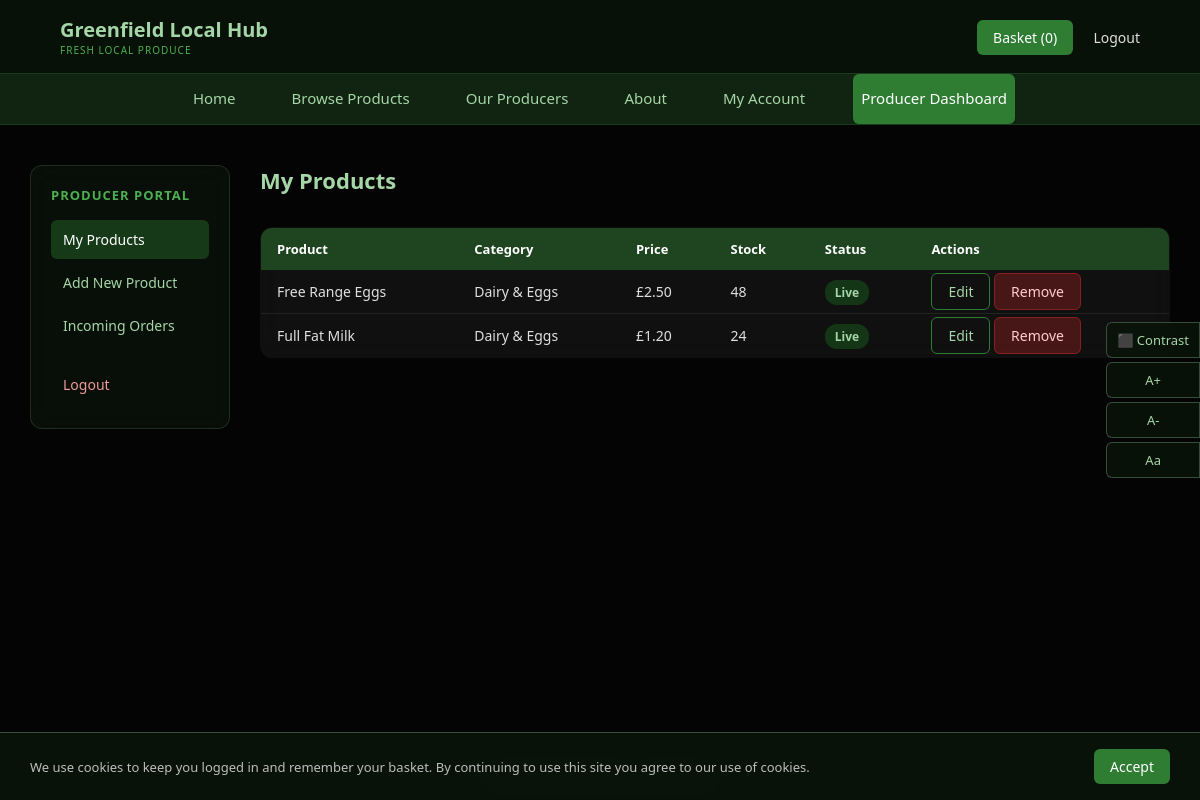
/producer/dashboard (signed in), run on the app's committed database.
### main.py (models this page shows)
class Product(db.Model):
    id = db.Column(db.Integer, primary_key=True)
    name = db.Column(db.String(100), nullable=False)
    description = db.Column(db.Text)
    price = db.Column(db.Float, nullable=False)
    stock = db.Column(db.Integer, default=0)
    category = db.Column(db.String(50))
    allergens = db.Column(db.String(200))  # Required by FSA regulations
    status = db.Column(db.String(20), default='pending')
    image = db.Column(db.String(200), nullable=True)  # Optional product image
    producer_id = db.Column(db.Integer, db.ForeignKey('producer.id'), nullable=False)

### main.py (the view)
@app.route('/producer/dashboard')
@login_required
def producer_dashboard():
    if current_user.role != 'producer':
        flash('Access denied.', 'danger')
        return redirect(url_for('index'))
    producer = Producer.query.filter_by(user_id=current_user.id).first()
    products = Product.query.filter_by(producer_id=producer.id).all() if producer else []
    orders = Order.query.filter_by(status='preparing').all()
    return render_template('producer_dashboard.html', products=products, orders=orders)

### main.py (called while the page is built)
@login_manager.user_loader
def load_user(user_id):
    return User.query.get(int(user_id))

### templates/producer_dashboard.html (shortened to what this page needs)
{% extends 'base.html' %}
{% block content %}
<div class="dashboard-layout">
    <aside class="dashboard-sidebar">
        <h3>Producer Portal</h3>
        <nav>
            <a href="#" class="sidebar-link active" onclick="showTab('products')">My Products</a>
            <a href="#" class="sidebar-link" onclick="showTab('add-product')">Add New Product</a>
            <a href="#" class="sidebar-link" onclick="showTab('orders')">Incoming Orders</a>
            <a href="{{ url_for('logout') }}" class="sidebar-link danger">Logout</a>
        </nav>
    </aside>
    <div class="dashboard-main">
        <section id="products" class="tab-section">
            <div class="dashboard-section-header">
                <h2>My Products</h2>
            </div>
            {% if products %}
                <table class="dashboard-table">
                    <thead>
                        <tr>
                            <th>Product</th>
                            <th>Category</th>
                            <th>Price</th>
                            <th>Stock</th>
                            <th>Status</th>
                            <th>Actions</th>
                        </tr>
                    </thead>
                    <tbody>
                        {% for product in products %}
                            <tr>
                                <td>{{ product.name }}</td>
                                <td>{{ product.category }}</td>
                                <td>£{{ "%.2f"|format(product.price) }}</td>
                                <td>{{ product.stock }}</td>
                                <td>
                                    <span class="status-badge status-{{ product.status }}">
                                        {{ product.status | capitalize }}
                                    </span>
                                </td>
                                <td>
                                    <a href="{{ url_for('edit_product', product_id=product.id) }}" class="btn-secondary">Edit</a>
                                    <a href="{{ url_for('delete_product', product_id=product.id) }}" class="btn-danger">Remove</a>
                                </td>
                            </tr>
                        {% endfor %}
                    </tbody>
                </table>
            {% else %}
                <p>You have no products listed yet.</p>
            {% endif %}
        </section>
    </div>
</div>
{% endblock %}

### templates/base.html (shortened to what this page needs)
<!DOCTYPE html>
<html lang="en">
<head>
    <link rel="stylesheet" href="{{ url_for('static', filename='style.css') }}">
</head>
<body>
    <header class="site-header">
        <div class="header-inner">
            <div class="logo">
                <a href="{{ url_for('index') }}">Greenfield Local Hub</a>
                <span class="logo-sub">FRESH LOCAL PRODUCE</span>
            </div>
            <div class="header-actions">
                {% if current_user.is_authenticated %}
                    <a href="{{ url_for('basket') }}" class="btn-primary">Basket ({{ session.get('basket', [])|length }})</a>
                    <a href="{{ url_for('logout') }}">Logout</a>
                {% else %}
                    <a href="{{ url_for('login') }}">Login</a>
                    <a href="{{ url_for('register') }}">Register</a>
                    <a href="{{ url_for('basket') }}" class="btn-primary">Basket ({{ session.get('basket', [])|length }})</a>
                {% endif %}
            </div>
        </div>
        <nav class="main-nav">
            <a href="{{ url_for('index') }}">Home</a>
            <a href="{{ url_for('products') }}">Browse Products</a>
            <a href="{{ url_for('our_producers') }}">Our Producers</a>
            <a href="{{ url_for('about') }}">About</a>
            {% if current_user.is_authenticated %}
                <a href="{{ url_for('account') }}">My Account</a>
                {% if current_user.role == 'producer' %}
                    <a href="{{ url_for('producer_dashboard') }}" class="btn-primary">Producer Dashboard</a>
                {% endif %}
            {% endif %}
        </nav>
    </header>
    <main class="main-content">
        {% block content %}{% endblock %}
    </main>
<footer class="site-footer">
    <p>Greenfield Local Hub &nbsp;|&nbsp;
       <a href="{{ url_for('contact') }}">Contact Us</a>
    </p>
</footer>
    <div id="cookie-banner" class="cookie-banner">
        <p> We use cookies to keep you logged in and remember your basket. By continuing to use this site you agree to our use of cookies.</p>
        <button onclick="acceptCookies()" class="btn-primary">Accept</button>
    </div>
    <div class="accessibility-toolbar">
        <button onclick="toggleContrast()" class="access-btn" title="Toggle High Contrast">⬛ Contrast</button>
        <button onclick="increaseFontSize()" class="access-btn" title="Increase Text Size">A+</button>
        <button onclick="decreaseFontSize()" class="access-btn" title="Decrease Text Size">A-</button>
        <button onclick="toggleDyslexicFont()" class="access-btn" title="Toggle Dyslexia Friendly Font">Aa</button>
    </div>
</body>
</html>

### data on the page
Product: name "Free Range Eggs", category "Dairy & Eggs", price "2.50", stock "48", status "Live"
Product: name "Full Fat Milk", category "Dairy & Eggs", price "1.20", stock "24", status "Live"

### other printed values
{{ session.get('basket', [])|length }} "0"
